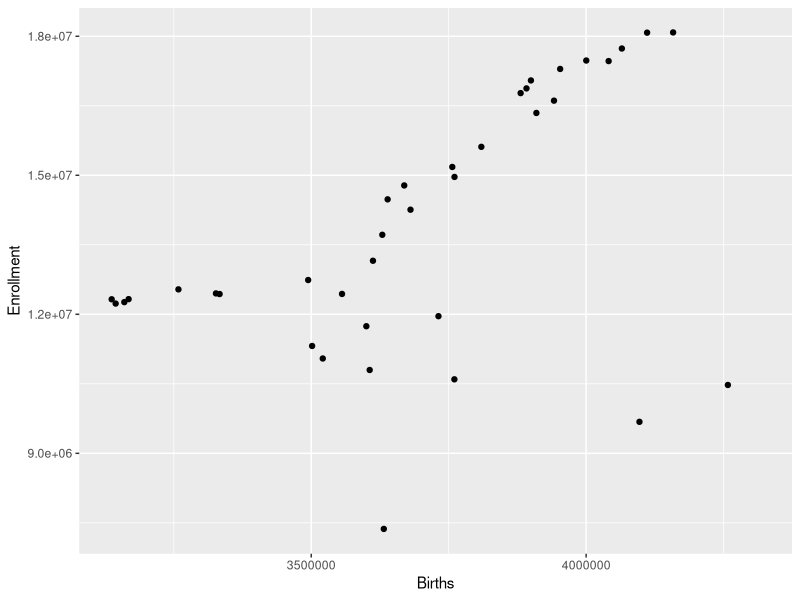
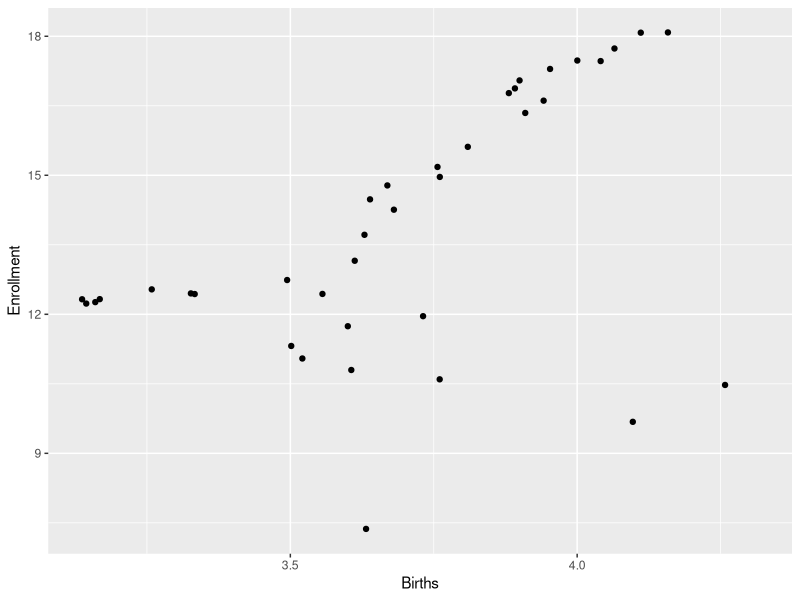
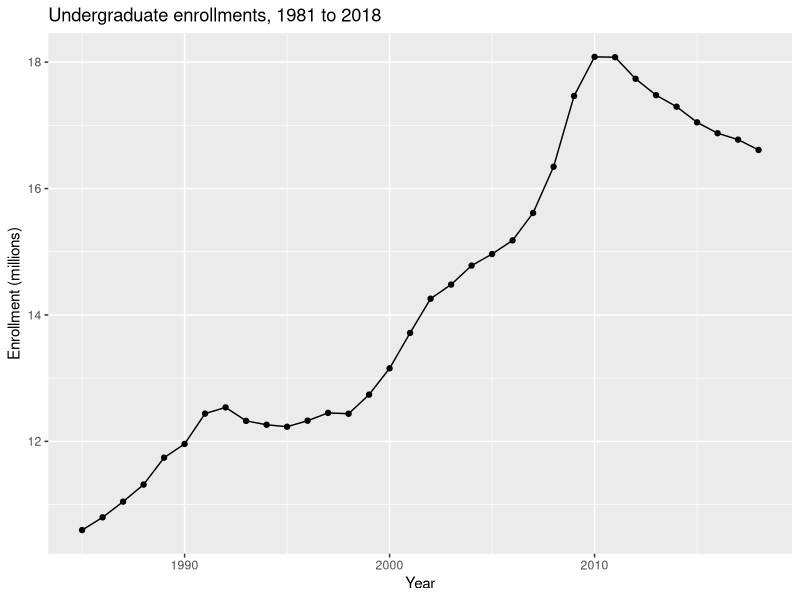
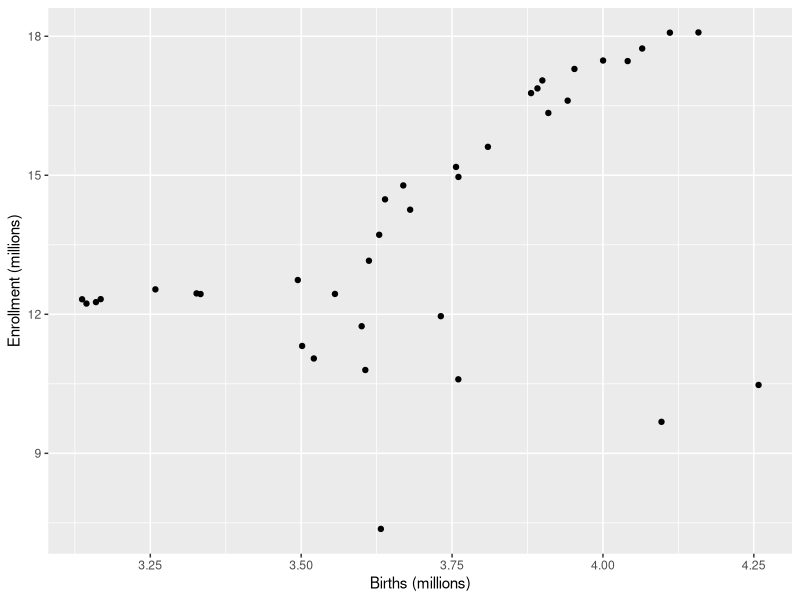
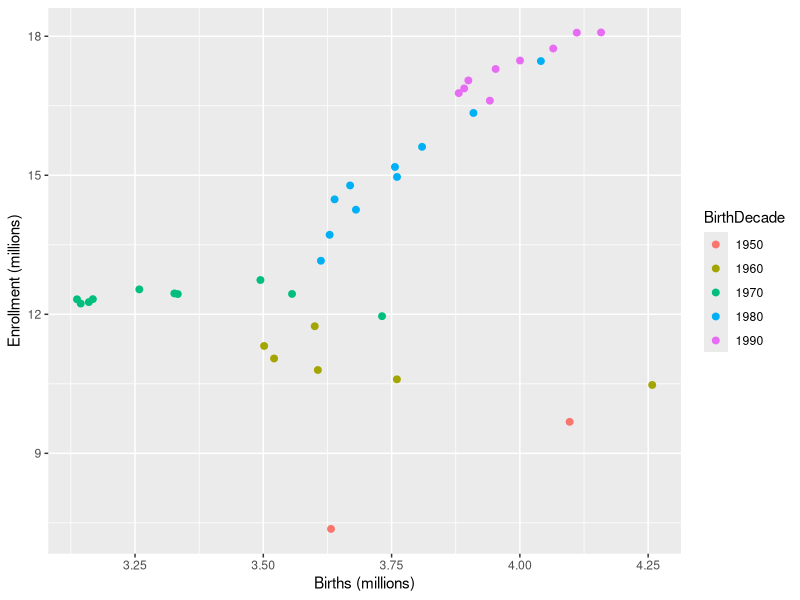
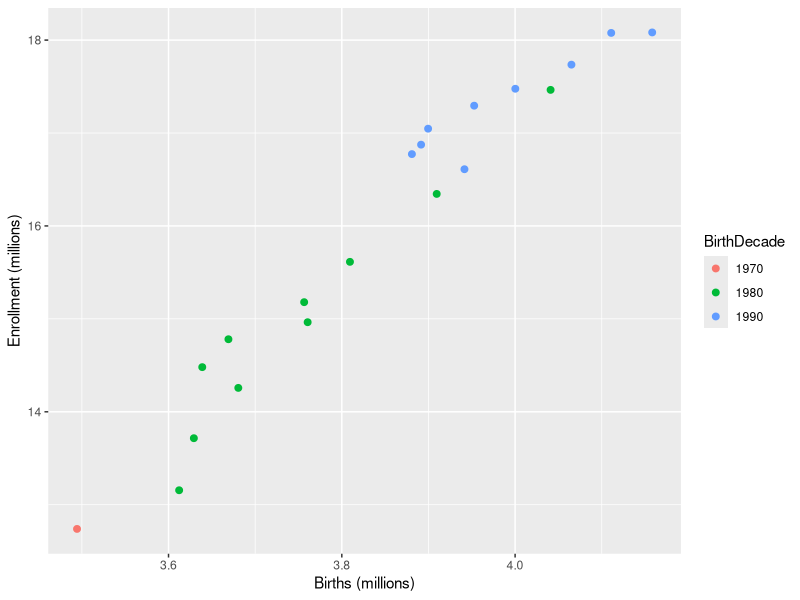
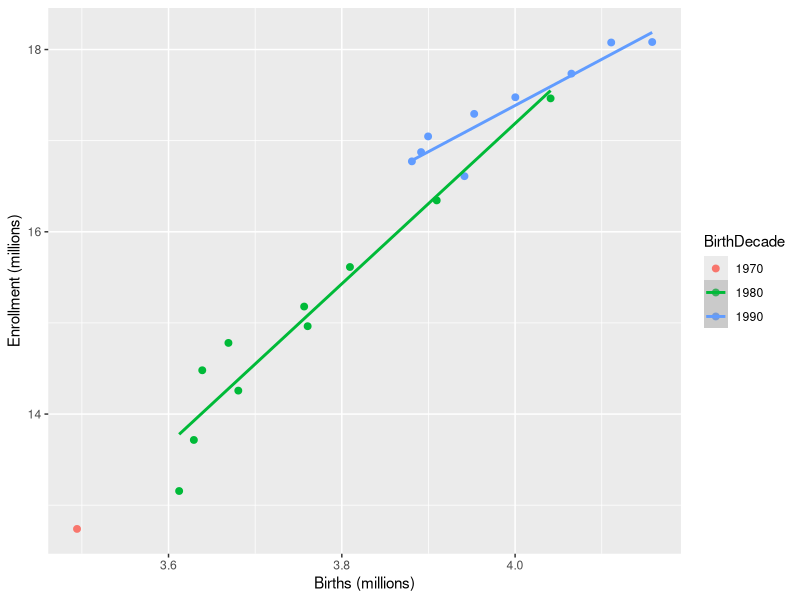
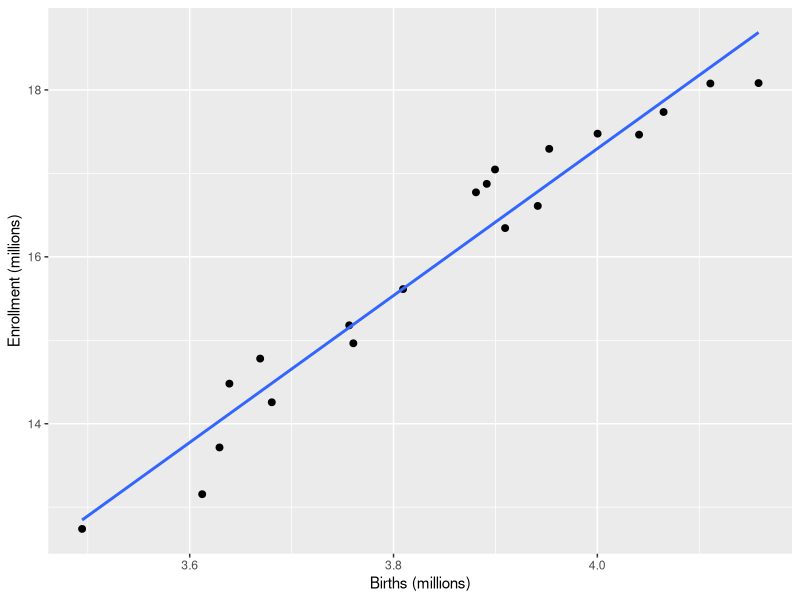

These figures' R source, in order:
library(tidyverse)

enroll <- read_csv("enrollment.csv")

ggplot(enroll, aes(Births, Enrollment)) +
  geom_point()

enroll <- enroll %>%
  mutate(Births = Births / 1000000,
         Enrollment = Enrollment / 1000000)

ggplot(enroll, aes(Births, Enrollment)) +
  geom_point()

# enrollment trends ; will combine with predictions below
trend <- enroll %>%
  filter(EnrollmentYear > 1980 & EnrollmentYear < 2019 )

ggplot( trend, aes(EnrollmentYear, Enrollment)) +
  geom_line() + 
  geom_point() +
  labs( x = "Year",
        y = "Enrollment (millions)",
        title = "Undergraduate enrollments, 1981 to 2018")

train <- enroll %>%
  filter(BirthYear < 1999)

ggplot(train, aes(Births, Enrollment)) +
  geom_point() +
  labs(x = "Births (millions)",
       y = "Enrollment (millions)")

train <- train %>%
  mutate(BirthDecade = BirthYear - BirthYear %% 10)

train$BirthDecade <- as.factor(train$BirthDecade)
levels(train$BirthDecade)

ggplot(train, aes(Births, Enrollment, color = BirthDecade)) +
  geom_point(size = 2)  +
  labs(x = "Births (millions)",
       y = "Enrollment (millions)")

train <- train %>%
  filter(BirthYear > 1978)

ggplot(train, aes(Births, Enrollment, color = BirthDecade)) +
  geom_point(size = 2)  +
  labs(x = "Births (millions)",
       y = "Enrollment (millions)")

cor(train$Births, train$Enrollment)

# null model via lm 
null.fit <- lm(Enrollment ~ 1, data = train)
null.fit

# note: the null model is just the average of the enrollments in the training set
mean( train$Enrollment)

enroll.fit <- lm(Enrollment ~ Births, data = train)
summary(enroll.fit)

# ggplot can display separate regression lines for groups:
ggplot(train, aes(Births, Enrollment, color = BirthDecade)) +
  geom_point(size = 2)  +
  geom_smooth(method = "lm", level = 0) +
  labs(x = "Births (millions)",
       y = "Enrollment (millions)")

# but we just want one overall regression model here:
ggplot(train, aes(Births, Enrollment)) +
  geom_point(size = 2)  +
  geom_smooth(method = "lm", level = 0) +
  labs(x = "Births (millions)",
       y = "Enrollment (millions)")

new_data <- enroll %>%
  filter(BirthYear > 1998) %>%
  select(BirthYear, Births, EnrollmentYear)

predictions <- predict(enroll.fit, new_data)
predictions <- data.frame(
  BirthYear = new_data$BirthYear,
  Births = new_data$Births,
  EnrollmentYear = new_data$EnrollmentYear,
  Enrollment = predictions
)

ggplot( train, aes(Births, Enrollment)) +
  geom_point() +
  geom_smooth( method="lm", level=0) + 
  geom_point( data = predictions, aes( Births, Enrollment), color="tomato", size=2) +
  labs(x = "Births (millions)",
       y = "Enrollment (millions)")

predictions <- predictions %>%
  mutate( Type = "Predicted" )

trend <- trend %>% 
  mutate( Type = "Observed" )

combined <- rbind( trend, predictions)

ggplot( combined, aes(EnrollmentYear, Enrollment, color=Type)) +
  geom_point() + 
  geom_line() +
  geom_hline( yintercept=19, linetype="dashed") +
  labs( x = "Year",
        y = "Enrollment (millions)",
        title = "Observed and predicted enrollments, 1981 to 2038")
